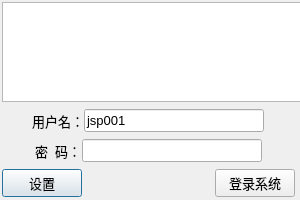
<?xml version="1.0" encoding="UTF-8"?>
<ui version="4.0">
 <class>TeachingLoginDialog</class>
 <widget class="QDialog" name="TeachingLoginDialog">
  <property name="geometry">
   <rect>
    <x>0</x>
    <y>0</y>
    <width>300</width>
    <height>200</height>
   </rect>
  </property>
  <property name="minimumSize">
   <size>
    <width>300</width>
    <height>200</height>
   </size>
  </property>
  <property name="maximumSize">
   <size>
    <width>300</width>
    <height>200</height>
   </size>
  </property>
  <property name="font">
   <font>
    <pointsize>10</pointsize>
   </font>
  </property>
  <property name="focusPolicy">
   <enum>Qt::StrongFocus</enum>
  </property>
  <property name="windowTitle">
   <string>TechingRoom</string>
  </property>
  <property name="windowIcon">
   <iconset resource="icons.qrc">
    <normaloff>:/appFace/systray</normaloff>:/appFace/systray</iconset>
  </property>
  <layout class="QGridLayout" name="gridLayout_2">
   <property name="leftMargin">
    <number>0</number>
   </property>
   <property name="topMargin">
    <number>2</number>
   </property>
   <property name="rightMargin">
    <number>8</number>
   </property>
   <property name="bottomMargin">
    <number>2</number>
   </property>
   <property name="horizontalSpacing">
    <number>0</number>
   </property>
   <item row="0" column="0">
    <widget class="QStackedWidget" name="stackedWidget">
     <property name="minimumSize">
      <size>
       <width>300</width>
       <height>200</height>
      </size>
     </property>
     <property name="maximumSize">
      <size>
       <width>300</width>
       <height>200</height>
      </size>
     </property>
     <property name="currentIndex">
      <number>0</number>
     </property>
     <widget class="QWidget" name="loginPage">
      <property name="minimumSize">
       <size>
        <width>300</width>
        <height>200</height>
       </size>
      </property>
      <property name="maximumSize">
       <size>
        <width>300</width>
        <height>200</height>
       </size>
      </property>
      <layout class="QGridLayout" name="gridLayout_3">
       <property name="leftMargin">
        <number>2</number>
       </property>
       <property name="topMargin">
        <number>0</number>
       </property>
       <property name="rightMargin">
        <number>5</number>
       </property>
       <property name="bottomMargin">
        <number>5</number>
       </property>
       <property name="spacing">
        <number>0</number>
       </property>
       <item row="0" column="0">
        <layout class="QGridLayout" name="gridLayout">
         <property name="horizontalSpacing">
          <number>0</number>
         </property>
         <item row="0" column="0">
          <widget class="QGraphicsView" name="graphicsView">
           <property name="minimumSize">
            <size>
             <width>300</width>
             <height>100</height>
            </size>
           </property>
           <property name="maximumSize">
            <size>
             <width>300</width>
             <height>100</height>
            </size>
           </property>
           <property name="styleSheet">
            <string notr="true">border-image: url(:/appFace/loginicon);</string>
           </property>
          </widget>
         </item>
         <item row="1" column="0">
          <spacer name="verticalSpacer">
           <property name="orientation">
            <enum>Qt::Vertical</enum>
           </property>
           <property name="sizeHint" stdset="0">
            <size>
             <width>20</width>
             <height>13</height>
            </size>
           </property>
          </spacer>
         </item>
         <item row="2" column="0">
          <layout class="QHBoxLayout" name="horizontalLayout">
           <item>
            <spacer name="horizontalSpacer">
             <property name="orientation">
              <enum>Qt::Horizontal</enum>
             </property>
             <property name="sizeHint" stdset="0">
              <size>
               <width>40</width>
               <height>20</height>
              </size>
             </property>
            </spacer>
           </item>
           <item>
            <widget class="QLabel" name="label_3">
             <property name="text">
              <string>用户名：</string>
             </property>
             <property name="buddy">
              <cstring>userName</cstring>
             </property>
            </widget>
           </item>
           <item>
            <widget class="QLineEdit" name="userName">
             <property name="minimumSize">
              <size>
               <width>180</width>
               <height>0</height>
              </size>
             </property>
             <property name="focusPolicy">
              <enum>Qt::StrongFocus</enum>
             </property>
             <property name="text">
              <string>jsp001</string>
             </property>
             <property name="maxLength">
              <number>30</number>
             </property>
             <property name="readOnly">
              <bool>true</bool>
             </property>
            </widget>
           </item>
           <item>
            <spacer name="horizontalSpacer_3">
             <property name="orientation">
              <enum>Qt::Horizontal</enum>
             </property>
             <property name="sizeHint" stdset="0">
              <size>
               <width>40</width>
               <height>20</height>
              </size>
             </property>
            </spacer>
           </item>
          </layout>
         </item>
         <item row="3" column="0">
          <spacer name="verticalSpacer_2">
           <property name="orientation">
            <enum>Qt::Vertical</enum>
           </property>
           <property name="sizeHint" stdset="0">
            <size>
             <width>295</width>
             <height>13</height>
            </size>
           </property>
          </spacer>
         </item>
         <item row="4" column="0">
          <layout class="QHBoxLayout" name="horizontalLayout_2">
           <item>
            <spacer name="horizontalSpacer_4">
             <property name="orientation">
              <enum>Qt::Horizontal</enum>
             </property>
             <property name="sizeHint" stdset="0">
              <size>
               <width>40</width>
               <height>20</height>
              </size>
             </property>
            </spacer>
           </item>
           <item>
            <widget class="QLabel" name="label_4">
             <property name="text">
              <string>密  码：</string>
             </property>
             <property name="buddy">
              <cstring>passWord</cstring>
             </property>
            </widget>
           </item>
           <item>
            <widget class="QLineEdit" name="passWord">
             <property name="minimumSize">
              <size>
               <width>180</width>
               <height>0</height>
              </size>
             </property>
             <property name="text">
              <string/>
             </property>
             <property name="maxLength">
              <number>30</number>
             </property>
             <property name="echoMode">
              <enum>QLineEdit::Password</enum>
             </property>
            </widget>
           </item>
           <item>
            <spacer name="horizontalSpacer_5">
             <property name="orientation">
              <enum>Qt::Horizontal</enum>
             </property>
             <property name="sizeHint" stdset="0">
              <size>
               <width>40</width>
               <height>20</height>
              </size>
             </property>
            </spacer>
           </item>
          </layout>
         </item>
         <item row="5" column="0">
          <spacer name="verticalSpacer_3">
           <property name="orientation">
            <enum>Qt::Vertical</enum>
           </property>
           <property name="sizeHint" stdset="0">
            <size>
             <width>295</width>
             <height>13</height>
            </size>
           </property>
          </spacer>
         </item>
         <item row="6" column="0">
          <layout class="QHBoxLayout" name="horizontalLayout_3">
           <item>
            <widget class="QPushButton" name="settingBtn">
             <property name="text">
              <string>设置</string>
             </property>
            </widget>
           </item>
           <item>
            <spacer name="horizontalSpacer_2">
             <property name="orientation">
              <enum>Qt::Horizontal</enum>
             </property>
             <property name="sizeHint" stdset="0">
              <size>
               <width>40</width>
               <height>20</height>
              </size>
             </property>
            </spacer>
           </item>
           <item>
            <widget class="QPushButton" name="submitBtn">
             <property name="text">
              <string>登录系统</string>
             </property>
             <property name="default">
              <bool>true</bool>
             </property>
            </widget>
           </item>
          </layout>
         </item>
        </layout>
       </item>
      </layout>
     </widget>
     <widget class="QWidget" name="page_2">
      <layout class="QGridLayout" name="gridLayout_4">
       <item row="0" column="0">
        <widget class="QLabel" name="loading">
         <property name="text">
          <string/>
         </property>
         <property name="alignment">
          <set>Qt::AlignCenter</set>
         </property>
        </widget>
       </item>
      </layout>
     </widget>
    </widget>
   </item>
  </layout>
 </widget>
 <resources>
  <include location="icons.qrc"/>
 </resources>
 <connections/>
</ui>
